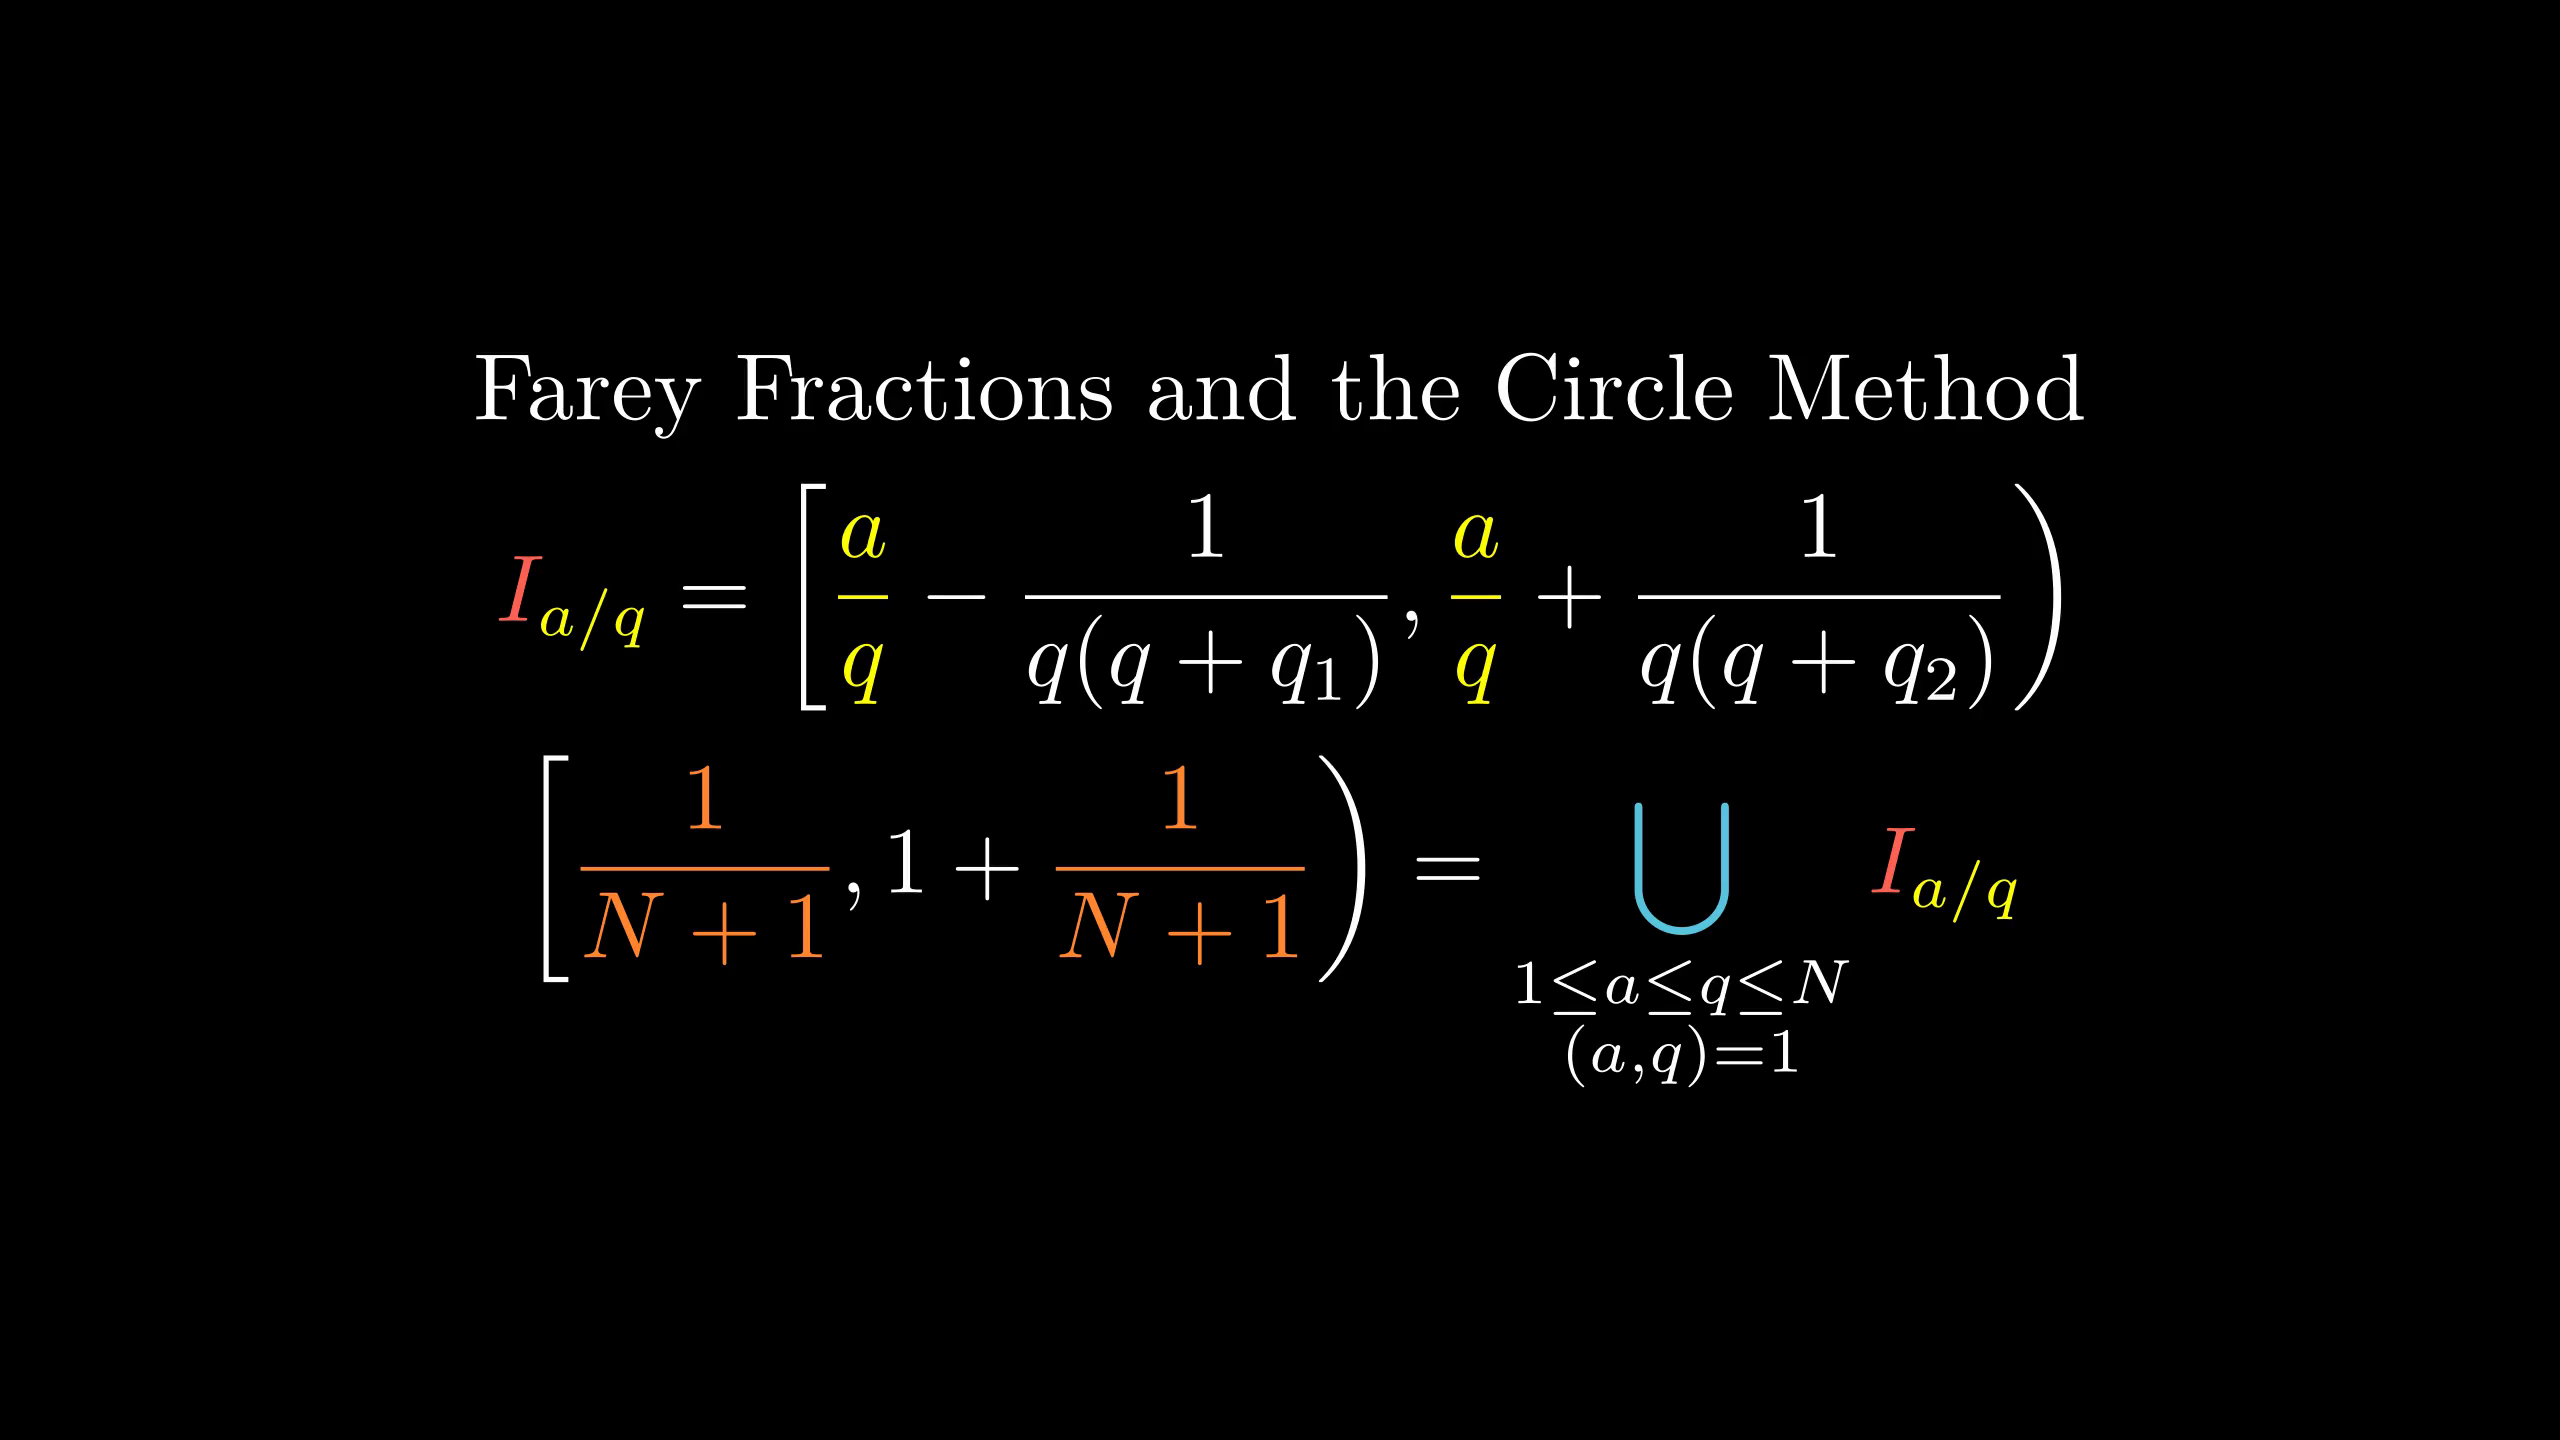

Recreate this plot in Python.
from manimlib.imports import *

class FooScene(Scene):
    def construct(self):
        tit=TextMobject("Farey Fractions and the Circle Method")
        cmap={
                r"\frac aq":YELLOW,
                r"_{a/q}":YELLOW,
                r"\bigcup":BLUE,
                "I":RED,
                r"{1\over N+1}":ORANGE
        }
        eqn=TexMobject(r"I_{a/q}=\left[\frac aq-{1\over q(q+q_1)},\frac aq+{1\over q(q+q_2)}\right)",
                tex_to_color_map=cmap)
        eqn2=TexMobject(r"\left[{1\over N+1},1+{1\over N+1}\right)=\bigcup_{\substack{1\le a\le q\le N\\(a,q)=1}}I_{a/q}",
                tex_to_color_map=cmap)
        self.add(VGroup(tit,eqn,eqn2).arrange(DOWN))
        self.wait()
